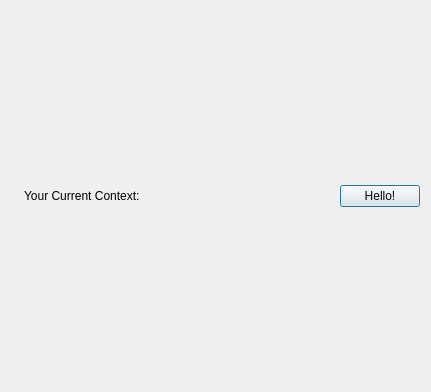
<?xml version="1.0" encoding="UTF-8"?>
<ui version="4.0">
 <class>Dialog</class>
 <widget class="QDialog" name="Dialog">
  <property name="geometry">
   <rect>
    <x>0</x>
    <y>0</y>
    <width>431</width>
    <height>392</height>
   </rect>
  </property>
  <property name="windowTitle">
   <string>The Current Sgtk Environment</string>
  </property>
  <layout class="QHBoxLayout" name="horizontalLayout">
   <item>
    <widget class="QLabel" name="logo_example">
     <property name="text">
      <string/>
     </property>
     <property name="pixmap">
      <pixmap resource="resources.qrc">:/res/sg_logo.png</pixmap>
     </property>
    </widget>
   </item>
   <item>
    <widget class="QLabel" name="context">
     <property name="sizePolicy">
      <sizepolicy hsizetype="Expanding" vsizetype="Expanding">
       <horstretch>0</horstretch>
       <verstretch>0</verstretch>
      </sizepolicy>
     </property>
     <property name="text">
      <string>Your Current Context: </string>
     </property>
     <property name="alignment">
      <set>Qt::AlignLeading|Qt::AlignLeft|Qt::AlignVCenter</set>
     </property>
    </widget>
   </item>
   <item>
    <widget class="QPushButton" name="pushButton">
     <property name="text">
      <string>Hello!</string>
     </property>
    </widget>
   </item>
  </layout>
 </widget>
 <resources>
  <include location="resources.qrc"/>
 </resources>
 <connections/>
</ui>
